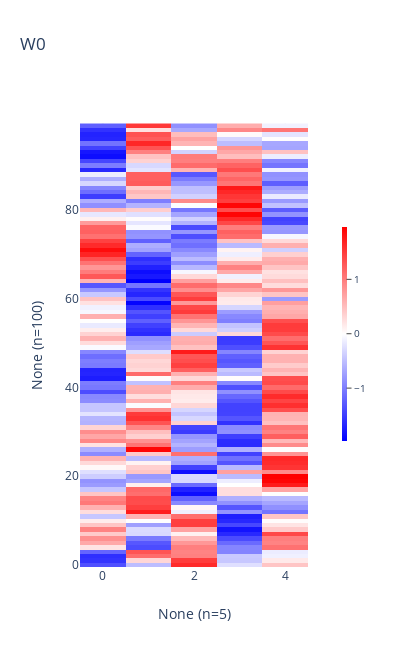
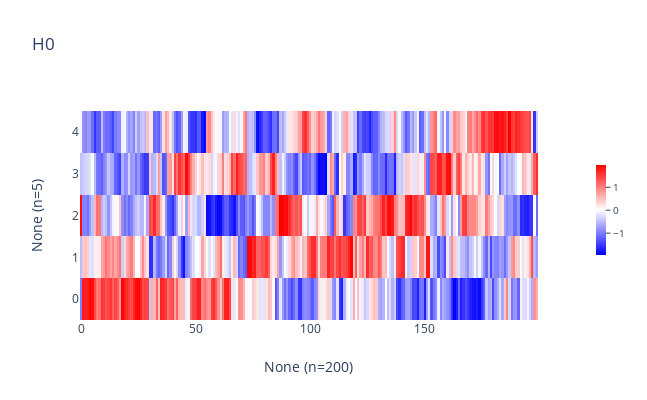
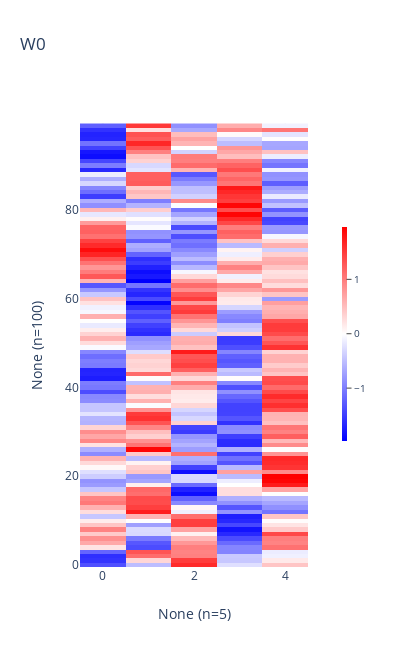
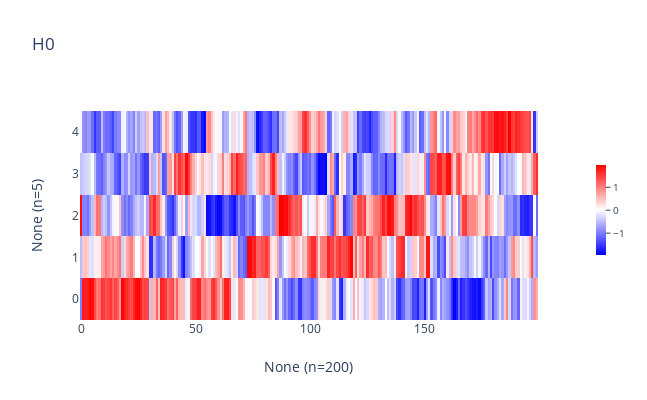

The code cell stored with these charts, in order, in its notebook:
### Code cell
rs = []

for v in vs:

    w, h, r = kraft.mf_with_multiplicative_update(v, k, n_iteration=n_iteration)

    kraft.plot_mf((w,), (h,), "output")

    rs.append(r)

kraft.plot_errors(rs, layout={"title": {"text": "mf_with_multiplicative_update"}})

### Figure 1 — Plotly figure (JSON) as saved in the notebook; plotly's stock layout.template omitted (floating-point values rounded to 4 significant figures; data arrays with more than 128 entries replaced by an {"elided": "..."} marker saying what was removed)
{"data": [{"colorbar": {"len": 0.5, "thickness": 0.02, "thicknessmode": "fraction", "tickfont": {"size": 10}, "ticks": "outside", "x": 1.05, "y": 0.5}, "colorscale": [[0, "#0000ff"], [0.5, "#ffffff"], [1, "#ff0000"]], "type": "heatmap", "z": {"elided": "100x5 float values"}}], "layout": {"height": 647.2, "title": {"text": "W0"}, "width": 400, "xaxis": {"autorange": true, "domain": [0, 0.95], "range": [-0.5, 4.5], "title": {"text": "None (n=5)"}}, "xaxis2": {"domain": [0.96, 1], "showticklabels": false}, "yaxis": {"autorange": true, "domain": [0, 0.95], "range": [-0.5, 99.5], "title": {"text": "None (n=100)"}}, "yaxis2": {"domain": [0.96, 1], "showticklabels": false}}}

### Figure 2 — Plotly figure (JSON) as saved in the notebook; plotly's stock layout.template omitted (floating-point values rounded to 4 significant figures; data arrays with more than 128 entries replaced by an {"elided": "..."} marker saying what was removed)
{"data": [{"colorbar": {"len": 0.5, "thickness": 0.02, "thicknessmode": "fraction", "tickfont": {"size": 10}, "ticks": "outside", "x": 1.05, "y": 0.5}, "colorscale": [[0, "#0000ff"], [0.5, "#ffffff"], [1, "#ff0000"]], "type": "heatmap", "z": {"elided": "5x200 float values"}}], "layout": {"height": 400, "title": {"text": "H0"}, "width": 647.2, "xaxis": {"autorange": true, "domain": [0, 0.95], "range": [-0.5, 199.5], "title": {"text": "None (n=200)"}}, "xaxis2": {"domain": [0.96, 1], "showticklabels": false}, "yaxis": {"autorange": true, "domain": [0, 0.95], "range": [-0.5, 4.5], "title": {"text": "None (n=5)"}}, "yaxis2": {"domain": [0.96, 1], "showticklabels": false}}}

### Figure 3 — Plotly figure (JSON) as saved in the notebook; plotly's stock layout.template omitted (floating-point values rounded to 4 significant figures; data arrays with more than 128 entries replaced by an {"elided": "..."} marker saying what was removed)
{"data": [{"colorbar": {"len": 0.5, "thickness": 0.02, "thicknessmode": "fraction", "tickfont": {"size": 10}, "ticks": "outside", "x": 1.05, "y": 0.5}, "colorscale": [[0, "#0000ff"], [0.5, "#ffffff"], [1, "#ff0000"]], "type": "heatmap", "z": {"elided": "100x5 float values"}}], "layout": {"height": 647.2, "title": {"text": "W0"}, "width": 400, "xaxis": {"autorange": true, "domain": [0, 0.95], "range": [-0.5, 4.5], "title": {"text": "None (n=5)"}}, "xaxis2": {"domain": [0.96, 1], "showticklabels": false}, "yaxis": {"autorange": true, "domain": [0, 0.95], "range": [-0.5, 99.5], "title": {"text": "None (n=100)"}}, "yaxis2": {"domain": [0.96, 1], "showticklabels": false}}}

### Figure 4 — Plotly figure (JSON) as saved in the notebook; plotly's stock layout.template omitted (floating-point values rounded to 4 significant figures; data arrays with more than 128 entries replaced by an {"elided": "..."} marker saying what was removed)
{"data": [{"colorbar": {"len": 0.5, "thickness": 0.02, "thicknessmode": "fraction", "tickfont": {"size": 10}, "ticks": "outside", "x": 1.05, "y": 0.5}, "colorscale": [[0, "#0000ff"], [0.5, "#ffffff"], [1, "#ff0000"]], "type": "heatmap", "z": {"elided": "5x200 float values"}}], "layout": {"height": 400, "title": {"text": "H0"}, "width": 647.2, "xaxis": {"autorange": true, "domain": [0, 0.95], "range": [-0.5, 199.5], "title": {"text": "None (n=200)"}}, "xaxis2": {"domain": [0.96, 1], "showticklabels": false}, "yaxis": {"autorange": true, "domain": [0, 0.95], "range": [-0.5, 4.5], "title": {"text": "None (n=5)"}}, "yaxis2": {"domain": [0.96, 1], "showticklabels": false}}}
